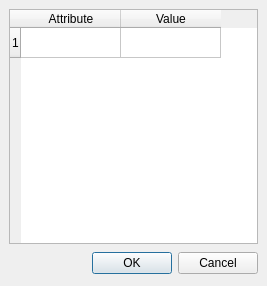
<ui version="4.0" >
 <author></author>
 <comment></comment>
 <exportmacro></exportmacro>
 <class>QgsAttributeDialogBase</class>
 <widget class="QDialog" name="QgsAttributeDialogBase" >
  <property name="geometry" >
   <rect>
    <x>0</x>
    <y>0</y>
    <width>267</width>
    <height>286</height>
   </rect>
  </property>
  <property name="windowTitle" >
   <string>Enter Attribute Values</string>
  </property>
  <layout class="QGridLayout" >
   <property name="margin" >
    <number>9</number>
   </property>
   <property name="spacing" >
    <number>6</number>
   </property>
   <item row="0" column="0" colspan="3" >
    <widget class="QTableWidget" name="mTable" >
     <property name="columnCount" >
      <number>2</number>
     </property>
     <row>
      <property name="text" >
       <string>1</string>
      </property>
     </row>
     <column>
      <property name="text" >
       <string>Attribute</string>
      </property>
     </column>
     <column>
      <property name="text" >
       <string>Value</string>
      </property>
     </column>
    </widget>
   </item>
   <item row="1" column="1" >
    <widget class="QPushButton" name="mOkButton" >
     <property name="text" >
      <string>OK</string>
     </property>
    </widget>
   </item>
   <item row="1" column="2" >
    <widget class="QPushButton" name="mCancelButton" >
     <property name="text" >
      <string>Cancel</string>
     </property>
    </widget>
   </item>
   <item row="1" column="0" >
    <spacer>
     <property name="orientation" >
      <enum>Qt::Horizontal</enum>
     </property>
     <property name="sizeType" >
      <enum>QSizePolicy::Expanding</enum>
     </property>
     <property name="sizeHint" >
      <size>
       <width>55</width>
       <height>27</height>
      </size>
     </property>
    </spacer>
   </item>
  </layout>
 </widget>
 <layoutdefault spacing="6" margin="11" />
 <pixmapfunction>qPixmapFromMimeSource</pixmapfunction>
 <resources/>
 <connections>
  <connection>
   <sender>mOkButton</sender>
   <signal>clicked()</signal>
   <receiver>QgsAttributeDialogBase</receiver>
   <slot>accept()</slot>
   <hints>
    <hint type="sourcelabel" >
     <x>130</x>
     <y>260</y>
    </hint>
    <hint type="destinationlabel" >
     <x>133</x>
     <y>142</y>
    </hint>
   </hints>
  </connection>
  <connection>
   <sender>mCancelButton</sender>
   <signal>clicked()</signal>
   <receiver>QgsAttributeDialogBase</receiver>
   <slot>reject()</slot>
   <hints>
    <hint type="sourcelabel" >
     <x>217</x>
     <y>260</y>
    </hint>
    <hint type="destinationlabel" >
     <x>133</x>
     <y>142</y>
    </hint>
   </hints>
  </connection>
 </connections>
</ui>
